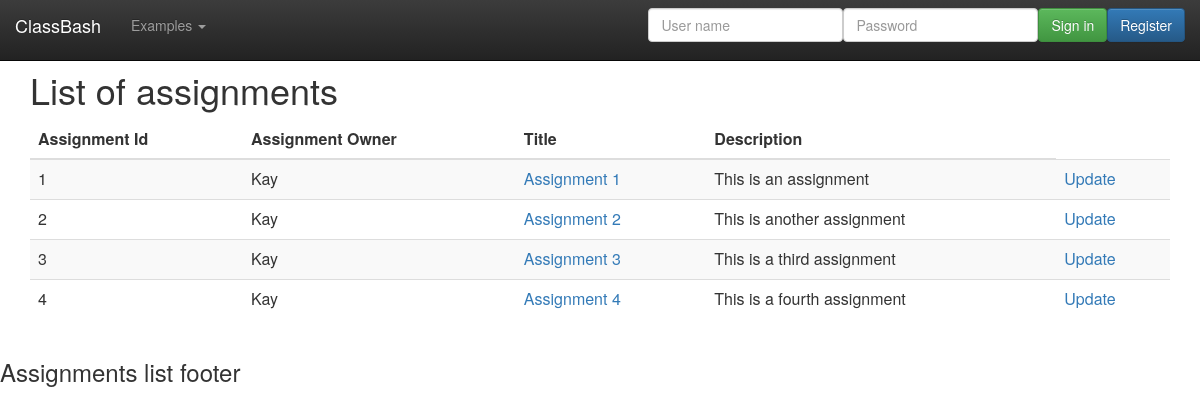
The app's page /WebContent/assignment/showall, older data.
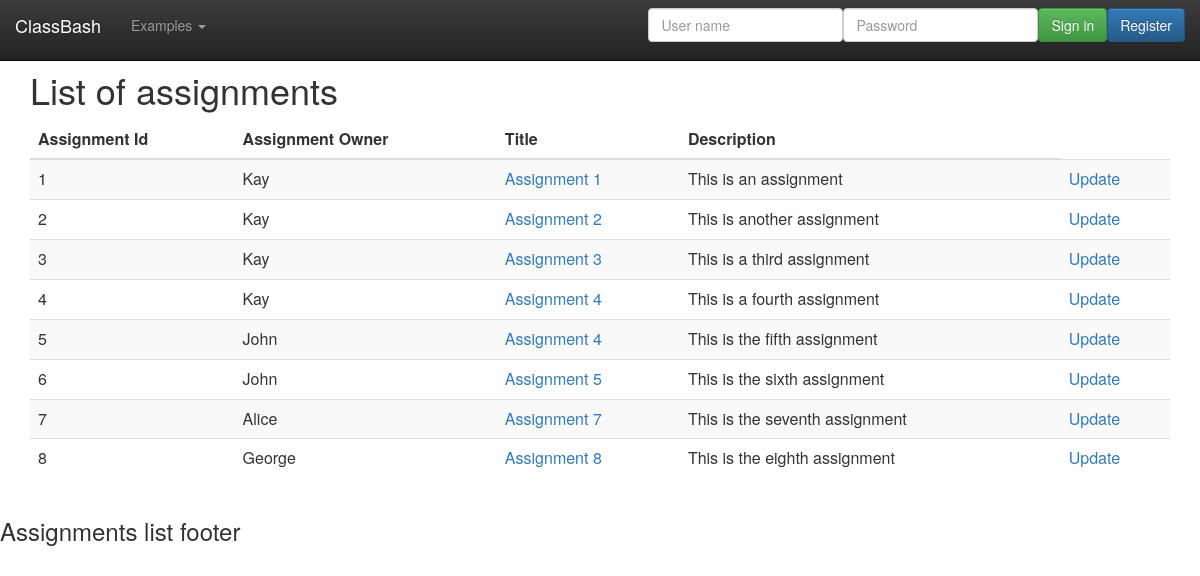
The same page, newer data.
### tables this page shows
CREATE TABLE Assignments (
  assignmentId           int(11) NOT NULL AUTO_INCREMENT,
  assignmentOwnerId      int(11) NOT NULL,
  assignmentDescription  varchar (4096),
  assignmentTitle        varchar (255),
  dateCreated            TIMESTAMP DEFAULT CURRENT_TIMESTAMP,
  PRIMARY KEY (assignmentId),
  FOREIGN KEY (assignmentOwnerId) REFERENCES Users(userId)
);

CREATE TABLE Users (
  userId             int(11) NOT NULL AUTO_INCREMENT,
  userName           varchar (255) UNIQUE NOT NULL,
  password           varchar(255) NOT NULL,
  dateCreated        TIMESTAMP DEFAULT CURRENT_TIMESTAMP,
  PRIMARY KEY (userId)
);

### WebContent/models/Assignment.class.php (called while the page is built, shortened)
<?php
class Assignment {
	private $formInput;
	private $assignmentDescription;
	private $assignmentId;
	private $assignmentOwnerName;
	private $assignmentTitle;
	public function __construct($formInput = null) {
		$this->formInput = $formInput;
	}
	public function getAssignmentDescription() {
		return $this->assignmentDescription;
	}
	public function getAssignmentId() {
		return $this->assignmentId;
	}
	public function getAssignmentOwnerName() {
		return $this->assignmentOwnerName;
	}
	public function getAssignmentTitle() {
		return $this->assignmentTitle;
	}
	public function setAssignmentId($id) {
		$this->assignmentId = $id;
	}
	private function extractForm($valueName) {
		if (isset($this->formInput[$valueName])) {
			$value = trim($this->formInput[$valueName]);
			$value = stripslashes ($value);
			$value = htmlspecialchars ($value);
			return $value;
		}
	}
	private function initialize() {
		$this->assignmentId = 0;
	}
	private function validateAssignmentDescription() {
		$this->assignmentDescription = $this->extractForm('assignmentDescription');
	}
	private function validateAssignmentOwnerName() {
		$this->assignmentOwnerName = $this->extractForm('assignmentOwnerName');
	}
	private function validateAssignmentTitle() {
		$this->assignmentTitle = $this->extractForm('assignmentTitle');
	}
}
?>

### WebContent/models/AssignmentsDB.class.php (called while the page is built, shortened)
<?php
class AssignmentsDB {
	public static function getAssignmentRowSetsBy($type = null, $value = null) {
		$allowedTypes = array("assignmentId", "assignmentOwnerName", "assignmentTitle", "assignmentDescription");
		$typeAlias = array("assignmentOwnerName" => "Users.userName");
		$assignmentRowSets = array();
		try {
			$db = Database::getDB ();
			$query = "SELECT Assignments.assignmentId, Assignments.assignmentDescription,
	   		          Assignments.assignmentTitle, Users.userName as assignmentOwnerName
	   		          FROM Assignments LEFT JOIN Users ON Assignments.assignmentOwnerId = Users.userId";
			if (!is_null($type)) {
				if (!in_array($type, $allowedTypes))
					throw new PDOException("$type not an allowed search criterion for Assignments");
				$typeValue = (isset($typeAlias[$type]))?$typeAlias[$type]:$type;
			    $query = $query. " WHERE ($typeValue = :$type)";
			    $statement = $db->prepare($query);
			    $statement->bindParam(":$type", $value);
			} else
				$statement = $db->prepare($query);
			$statement->execute ();
			$assignmentRowSets = $statement->fetchAll(PDO::FETCH_ASSOC);
		} catch ( PDOException $e ) {
		}
		return $assignmentRowSets;
	}
	public static function getAssignmentsArray($rowSets) {
		$assignments = array();
		foreach ($rowSets as $assignmentRow ) {
			$assignment = new Assignment($assignmentRow);
			$assignment->setAssignmentId($assignmentRow['assignmentId']);
			array_push ($assignments, $assignment);
		}
		return $assignments;
	}
	public static function getAssignmentsBy($type=null, $value=null) {
		$assignmentRows = AssignmentsDB::getAssignmentRowSetsBy($type, $value);
		return AssignmentsDB::getAssignmentsArray($assignmentRows);
	}
}
?>

### WebContent/views/AssignmentView.class.php (the view, shortened to what this page needs)
<?php
class AssignmentView {
	public static function showAll() {
		MasterView::showHeader();
		MasterView::showNavbar();
		self::showAllDetails();
		MasterView::showFooter();
	}
	public static function showAllDetails() {
		$assignments = (array_key_exists('assignments', $_SESSION))?$_SESSION['assignments']:array();
		$base = (array_key_exists('base', $_SESSION))?$_SESSION['base']:"";
		echo '<div class="container">';
		echo '<h1>List of assignments</h1>';
		echo '<div class="table-responsive">';
		echo '<table class="table table-striped">';
		echo '<thead>';
		echo '<tr><th>Assignment Id</th><th>Assignment Owner</th>
			 <th>Title</th><th>Description</th></tr>';
		echo '</thead>';
		echo '<tbody>';
		foreach($assignments as $assignment) {
			echo '<tr>';
			echo '<td>'. $assignment->getAssignmentId().'</td>';
			echo '<td>'. $assignment->getAssignmentOwnerName().'</td>';
			echo '<td><a href="/'.$base.'/assignment/show/'.$assignment->getAssignmentId().'">';
			echo  $assignment->getAssignmentTitle().'</a></td>';
			echo '<td>'.$assignment->getAssignmentDescription().'</td>';
			echo '<td><a href="/'.$base.'/assignment/update/'.$assignment->getAssignmentId().'">Update</a></td>';
	        echo '</tr>';
		}
		echo '</tbody>';
		echo '</table>';
		echo '</div>';
		echo '</div>';
	}
}
?>

### WebContent/index.php (shortened to what this page needs)
<?php
	$url = parse_url($_SERVER["REQUEST_URI"], PHP_URL_PATH);
	list($fill, $base, $control, $action, $arguments) =
			explode('/', $url, 5) + array("", "", "", "", null);
	switch ($control) {
		case "assignment":
			AssignmentController::run();
			break;
	};
?>

### WebContent/controllers/AssignmentController.class.php (shortened to what this page needs)
<?php
class AssignmentController {
	public static function run() {
		$action = $_SESSION['action'];
		switch ($action) {
			case  "showall":
				$_SESSION['assignments'] = AssignmentsDB::getAssignmentsBy();
				AssignmentView::showall();
				break;
		}
	}
}
?>

### WebContent/views/MasterView.class.php (shortened to what this page needs)
<?php
class MasterView {
	public static function showHeader() {
        echo '<!DOCTYPE html lang="en"><html><head>';
        echo '<link rel="stylesheet" href="https://maxcdn.bootstrapcdn.com/bootstrap/3.3.5/css/bootstrap.min.css">';
        echo '<link rel="stylesheet" href="https://maxcdn.bootstrapcdn.com/bootstrap/3.3.5/css/bootstrap-theme.min.css">';
        $base = (array_key_exists('base', $_SESSION))? $_SESSION['base']: "";
        $styles = (array_key_exists('styles', $_SESSION))? $_SESSION['styles']: array();
        foreach ($styles as $style )
           echo '<link href="/'.$base.'/css/'.$style. '" rel="stylesheet">';
        echo "</head><body>";
    }
    public static function showNavBar() {
    	$base = (array_key_exists('base', $_SESSION))? $_SESSION['base']: "";
    	$authenticatedUser = (array_key_exists('authenticatedUser', $_SESSION))?
    	                 $_SESSION['authenticatedUser']:null;
    	$user = (array_key_exists('user', $_SESSION))?$_SESSION['user']:null;
    	echo '<nav class="navbar navbar-inverse navbar-fixed-top">';
    	echo '<div class="container-fluid">';
    	echo '<div class="navbar-header">';
    	echo '<a class="navbar-brand" href="/'.$base.'/">ClassBash</a>';
    	echo '</div>';
    	echo '<div id="navbar" class="navbar-collapse collapse">';
    	echo '<ul class="nav navbar-nav">';
    	echo '<li class="dropdown">';
    	echo '<a class="dropdown-toggle" data-toggle="dropdown" href="#">Examples <span class="caret"></span></a>';
    	echo '</li>';
    	echo '</ul>';
    	if (!is_null($authenticatedUser)) {
    		echo '<form class="navbar-form navbar-right"
    			    method="post" action="/'.$base.'/logout">';
    		echo '<div class="form-group">';
    		echo '<span class="label label-default">Hi '.
    		          $authenticatedUser->getUserName().'</span>&nbsp; &nbsp;';
    		echo '</div>';
    		echo '<button type="submit" class="btn btn-success">Sign out</button>';
    		echo '</form>';
    	} else {
	    	echo '<form class="navbar-form navbar-right"
	    			    method="post" action="/'.$base.'/login">';
	    	echo '<div class="form-group">';
	    	echo '<input type="text" placeholder="User name" class="form-control" name ="userName" ';
	        if (!is_null($user))
	   	        echo 'value = "'. $user->getUserName();
	    	echo 'required></div>';
	    	echo '<div class="form-group">';
	    	echo '<input type="password" placeholder="Password"
	    			      class="form-control" name ="password">';
	    	echo '</div>';
	    	echo '<button type="submit" class="btn btn-success">Sign in</button>';
	    	echo '<a class="btn btn-primary" href="/'.$base.'/user/new" role="button">Register</a></p>';
	    	echo '</form>';
    	}
    	echo '</div>';
    	echo '</div>';
    	echo '</nav>';
    }
	public static function showFooter() {
		$footer = (array_key_exists('footertitle', $_SESSION))?
		           $_SESSION['footertitle']: "";
		echo '<footer>'.$footer.'</footer>';
    }
}
?>

### WebContent/css/jumbotron.css (style rules this page uses)
body { padding-top: 50px; padding-bottom: 20px; }

Row changes from the older to the newer data that the page shows:
added assignments: assignmentId "5", assignmentOwnerId.userName "John", assignmentTitle "Assignment 4", assignmentDescription "This is the fifth assignment"
added assignments: assignmentId "6", assignmentOwnerId.userName "John", assignmentTitle "Assignment 5", assignmentDescription "This is the sixth assignment"
added assignments: assignmentId "7", assignmentOwnerId.userName "Alice", assignmentTitle "Assignment 7", assignmentDescription "This is the seventh assignment"
added assignments: assignmentId "8", assignmentOwnerId.userName "George", assignmentTitle "Assignment 8", assignmentDescription "This is the eighth assignment"
